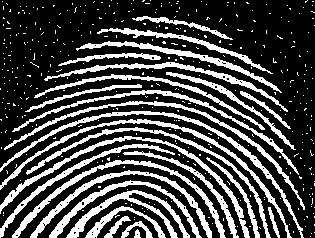
#> input picture PIMG_ATV3/digital.png, 315 x 238 px
$ python fronteira.py
#> lines starting #> are read from the running program, lines starting #| are printed output that depends on the picture; after the words box and inside, x2 and y2 are one past the last pixel; in counts of white or black regions, pixels touching at a corner belong together
import numpy as np
import matplotlib.pyplot as plt
from PIL import Image

def erosao(image, elemEstruturante):
    # executando a erosão binária de uma imagem c/ o elemento estruturante
    m, n = elemEstruturante.shape

    # definindo a origem do elemento estruturante (assumindo como centro)
    origem_m, origem_n = m // 2, n // 2

    # preenchendo as bordas com zero para tratar os limites da imagem
    pad_top = origem_m
    pad_bottom = m - origem_m - 1
    pad_left = origem_n
    pad_right = n - origem_n - 1
    padded = np.pad(image, ((pad_top, pad_bottom), (pad_left, pad_right)), mode='constant', constant_values=0)

    img_erodida = np.zeros_like(image)

    # varrendo cada pixel da imagem original
    for i in range(image.shape[0]):
        for j in range(image.shape[1]):
            # extraindo a região vizinha de tamanho igual ao do elemEstruturante
            regiao = padded[i:i + m, j:j + n]
            # verifica se, para os pixels onde o elemento estruturante é 1,
            # a região também contém 1 em todos esses pontos.
            if np.all(regiao[elemEstruturante == 1]):
                img_erodida[i, j] = 1
    return img_erodida

def dilatacao(image, elemEstruturante):
    elemEstLinhas = len(elemEstruturante)
    elemEstColunas = len(elemEstruturante[0]) if elemEstLinhas > 0 else 0
    linhaOrigem = elemEstLinhas // 2  # definindo centro do elem Estruturante
    colunaOrigem = elemEstColunas // 2
    img_linhas = len(image)
    img_colunas = len(image[0]) if img_linhas > 0 else 0

    # cria umsss matriz preenchida com 0s
    result = np.zeros_like(image)

    # percorrendo a img
    for i in range(img_linhas):
        for j in range(img_colunas):
            # Só processa pixels ativos na img original
            if image[i][j] == 1:
                # aplicando o elemest
                for di in range(elemEstLinhas):
                    for dj in range(elemEstColunas):
                        if elemEstruturante[di][dj] == 1:
                            ni = i - linhaOrigem + di
                            nj = j - colunaOrigem + dj
                            # limite da img
                            if 0 <= ni < img_linhas and 0 <= nj < img_colunas:
                                result[ni][nj] = 1
    return result

b = np.ones((3, 3)).astype('uint8')
elemEstruturanteA = np.array([[0, 1, 0],
                  [1, 1, 1],
                  [0, 1, 0]], dtype=np.uint8)

def fronteira(img, b):
    img_fronteira = img.copy()
    img_fronteira = img - erosao(img, b)
    return img_fronteira


image = Image.open('digital.png').convert('L')
#> image is the input picture: PIL image 315x238 L; 28.5% white; 414 white regions (387 under 20 px), largest, box (x1, y1, x2, y2) and area: (0, 111, 304, 238) 1388, (0, 136, 250, 238) 1372, (0, 119, 292, 238) 1337
img_array = np.array(image)
img_binaria = (img_array > 128).astype(np.uint8)

img_aberta = dilatacao(erosao(img_binaria, elemEstruturanteA), elemEstruturanteA)
#> in erosao, `padded = np.pad(image, ((pad_top, pad_bottom), (pad_left, pad_right)),..`: padded: shape (240, 317); values 0 (black) and 1 (white), 28.1% white; 414 white regions (387 under 20 px), largest, box (x1, y1, x2, y2) and area: (1, 112, 305, 239) 1388, (1, 137, 251, 239) 1372, (1, 120, 293, 239) 1337
#> after the loop in erosao, `for i in range(image.shape[0]):`:
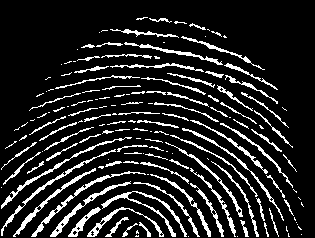
#> img_erodida: shape (238, 315); values 0 (black) and 1 (white), 14% white in thin lines or dots, all inside (x1, y1, x2, y2) = (1, 17, 304, 237)
#> in dilatacao, `elemEstLinhas = len(elemEstruturante)`: elemEstLinhas = 3
#> in dilatacao, `linhaOrigem = elemEstLinhas // 2`: linhaOrigem = 1
#> in dilatacao, `img_linhas = len(image)`: img_linhas = 238
#> in dilatacao, `img_colunas = len(image[0]) if img_linhas > 0 else 0`: img_colunas = 315
#> after the loop in dilatacao, `for i in range(img_linhas):`:
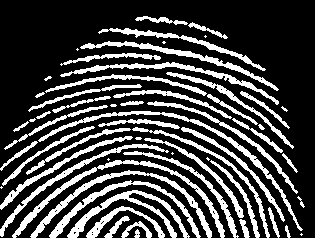
#> result: shape (238, 315); values 0 (black) and 1 (white), 26.5% white; 59 white regions (12 under 20 px), largest, box (x1, y1, x2, y2) and area: (12, 160, 225, 238) 1269, (38, 111, 303, 231) 1189, (30, 170, 212, 238) 1149
img_fechada = erosao(dilatacao(img_aberta, elemEstruturanteA), elemEstruturanteA)
#> after the loop in dilatacao (call 2), `for i in range(img_linhas):`:
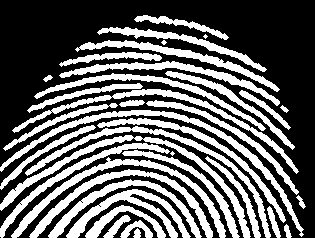
#> result: shape (238, 315); values 0 (black) and 1 (white), 39.1% white; 37 white regions (3 under 20 px), largest, box (x1, y1, x2, y2) and area: (0, 110, 304, 237) 2037, (0, 135, 251, 238) 1911, (11, 157, 226, 238) 1787
#> in erosao (call 2), `padded = np.pad(image, ((pad_top, pad_bottom), (pad_left, pad_right)),..`: padded: shape (240, 317); values 0 (black) and 1 (white), 38.5% white; 37 white regions (3 under 20 px), largest, box (x1, y1, x2, y2) and area: (1, 111, 305, 238) 2037, (1, 136, 252, 239) 1911, (12, 158, 227, 239) 1787
#> after the loop in erosao (call 2), `for i in range(image.shape[0]):`:
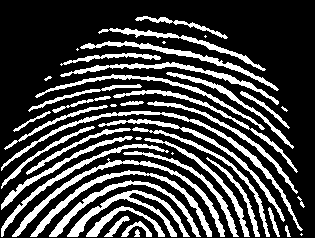
#> img_erodida: shape (238, 315); values 0 (black) and 1 (white), 26.7% white; 45 white regions (8 under 20 px), largest, box (x1, y1, x2, y2) and area: (1, 111, 303, 231) 1357, (12, 158, 225, 237) 1296, (30, 170, 212, 237) 1162
img_fronteira = fronteira(img_fechada, elemEstruturanteA)
#> in erosao (call 3), `padded = np.pad(image, ((pad_top, pad_bottom), (pad_left, pad_right)),..`:
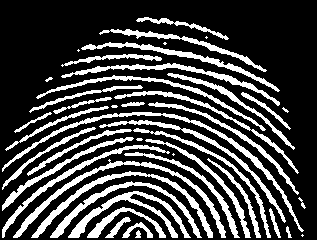
#> padded: shape (240, 317); values 0 (black) and 1 (white), 26.3% white; 45 white regions (8 under 20 px), largest, box (x1, y1, x2, y2) and area: (2, 112, 304, 232) 1357, (13, 159, 226, 238) 1296, (31, 171, 213, 238) 1162
#> after the loop in erosao (call 3), `for i in range(image.shape[0]):`:
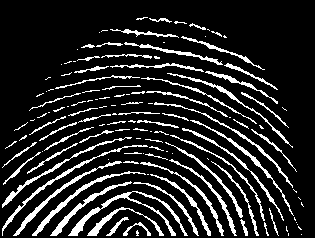
#> img_erodida: shape (238, 315); values 0 (black) and 1 (white), 14.6% white in thin lines or dots, all inside (x1, y1, x2, y2) = (2, 17, 304, 236)
#> in fronteira, `img_fronteira = img - erosao(img, b)`:
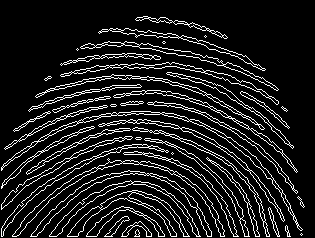
#> img_fronteira: shape (238, 315); values 0 (black) and 1 (white), 12.1% white in thin lines or dots, all inside (x1, y1, x2, y2) = (1, 16, 305, 237)
plt.figure()
plt.imshow(img_fronteira, cmap='gray')
plt.title('Imagem fronteira')
plt.show()
